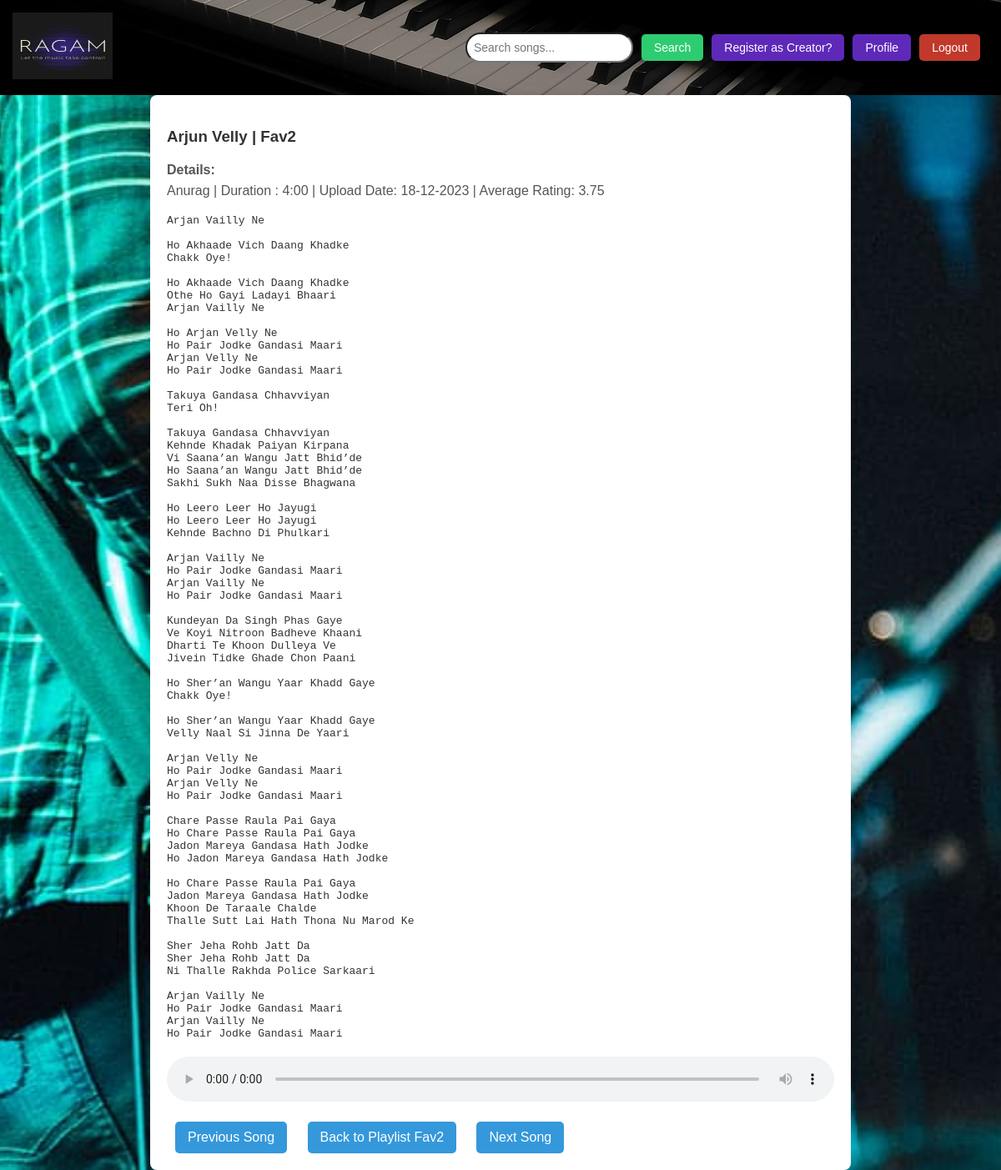
The app's page /playlistsongread/1/0 with its own data.
### models.py (models this page shows, shortened)
class Song(db.Model):
    id = db.Column(db.Integer, primary_key=True)
    title = db.Column(db.String(255), nullable=False)
    lyrics = db.Column(db.Text, nullable=True)
    duration = db.Column(db.String(20), nullable=False)
    date_created = db.Column(db.DateTime, default=db.func.current_timestamp())
    artist = db.Column(db.String(100))
    file_path = db.Column(db.String(255), nullable=False)
    playlists = relationship('Playlist', secondary='playlist_song', back_populates='songs')
    genre = db.Column(db.String(20))
    flag = db.Column(db.Boolean, default=False)  # Add this line for genre
    album_id = db.Column(db.Integer, ForeignKey('album.id'), nullable=True)  # Add this line for album
    album = relationship('Album', back_populates='songs', lazy=True)

class Playlist(db.Model):
    id = db.Column(db.Integer, primary_key=True)
    name = db.Column(db.String(100), nullable=False)
    user_id = db.Column(db.Integer, db.ForeignKey('user.id'), nullable=False)
    songs = relationship('Song', secondary='playlist_song', back_populates='playlists')

class Rating(db.Model):
    id = db.Column(db.Integer, primary_key=True)
    user_id = db.Column(db.Integer, db.ForeignKey('user.id'), nullable=False)
    song_id = db.Column(db.Integer, db.ForeignKey('song.id'), nullable=False)
    rating = db.Column(db.Integer, nullable=False)
    user = relationship('User', backref='ratings', lazy=True)
    song = relationship('Song', backref='ratings', lazy=True)

### routes.py (the view)
@app.route('/playlistsongread/<int:playlist_id>/<int:song_index>')
def playlistsongread(playlist_id, song_index):
    playlist = Playlist.query.get(playlist_id)
    if not playlist:
        flash('Playlist not found.', 'error')
        return redirect(url_for('dashboard'))
    songs = playlist.songs
    if 0 <= song_index < len(songs):
        song = songs[song_index]
        return render_template('playlistsongread.html', lyrics=song.lyrics, song=song, playlist=playlist, song_index=song_index)
    else:
        flash('Song not found in the playlist.', 'error')
        return redirect(url_for('dashboard'))

### app.py (called while the page is built)
@app.template_filter('average')
def average_filter(ratings):
    if not ratings:
        return 0
    total_ratings = sum([rating.rating for rating in ratings])
    return total_ratings / len(ratings)

### templates/playlistsongread.html (shortened to what this page needs)
{% extends 'base.html' %}
{% block content %}
    <div class="container">
        <h3>{{ song.title }} | {{ playlist.name }}</h3>
        <p>
            <strong>Details:</strong><br>
            <span>{{ song.artist }} | Duration : {{ song.duration }} | Upload Date: {{ song.date_created.strftime('%d-%m-%Y') }} | Average Rating: {% if song.ratings %}{{ song.ratings|average }}{% else %}Not Rated{% endif %}  </span>
        </p>
        <pre>{{ lyrics }}</pre>
        <div class="audio-player">
            <audio controls>
                <source src="../{{song.file_path.replace('\\', '/') }}" type="audio/mp3">
            </audio>
        </div>
        <div class="navigation-buttons">
            <a href="{{ url_for('playlistsongread', playlist_id=playlist.id, song_index=song_index - 1) }}" {% if song_index == 0 %}class="disabled"{% endif %}>Previous Song</a>
            <a href="{{ url_for('view_playlist', playlist_id=playlist.id) }}">Back to Playlist {{playlist.name}}</a>
            <a href="{{ url_for('playlistsongread', playlist_id=playlist.id, song_index=song_index + 1) }}" {% if song_index == playlist.songs|length - 1 %}class="disabled"{% endif %}>Next Song</a>
</div>
    </div>
{% endblock %}

### templates/base.html (style rules this page uses)
body { font-family: 'Segoe UI', Tahoma, Geneva, Verdana, sans-serif; margin: 0; padding: 0; background-color: #e3dac9 ; color: #333; }

### templates/playlistsongread.html (style rules this page uses)
body { font-family: Arial, sans-serif; background-image: url(/static/music-guitar-performance-electric-guitar.jpg); background-size: cover; background-position: center; background-repeat: no-repeat; text-align: center; margin: 0; padding: 0; }
.container { max-width: 800px; margin: 0 auto; padding: 20px; background-color: #fff; border-radius: 8px; box-shadow: 0 0 10px rgba(0, 0, 0, 0.1); text-align: left; }
h3 { color: #333; margin-bottom: 15px; }
p { line-height: 1.6; color: #555; margin-bottom: 15px; }
.audio-player { margin-top: 20px; }
audio { width: 100%; }
.navigation-buttons { margin-top: 20px; }
.navigation-buttons a { display: inline-block; margin: 0 10px; padding: 10px 15px; background-color: #3498db; color: #fff; text-decoration: none; border-radius: 5px; transition: background-color 0.3s ease; }
.disabled { background-color: #bdc3c7; color: #7f8c8d; cursor: not-allowed; }

### records on screen
Song: title "Arjun Velly", artist "Anurag", duration "4:00", date_created "18-12-2023", lyrics "Arjan Vailly Ne Ho Akhaade Vich Daang Khadke Chakk Oye! Ho Akhaade Vich Daang Khadke Othe Ho Gayi Ladayi Bhaari Arjan Vailly Ne Ho Arjan Velly Ne Ho Pair Jodke Gandasi Maari Arjan Velly Ne Ho Pair Jodke Gandasi Maari Takuya Gandasa Chhavviyan Teri Oh! Takuya Gandasa Chhavviyan Kehnde Khadak Paiyan Kirpana Vi Saana’an Wangu Jatt Bhid’de Ho Saana’an Wangu Jatt Bhid’de Sakhi Sukh Naa Disse Bhagwana Ho Leero Leer Ho Jayugi Ho Leero Leer Ho Jayugi Kehnde Bachno Di Phulkari Arjan Vailly Ne Ho Pair Jodke Gandasi Maari Arjan Vailly Ne Ho Pair Jodke Gandasi Maari Kundeyan Da Singh Phas Gaye Ve Koyi Nitroon Badheve Khaani Dharti Te Khoon Dulleya Ve Jivein Tidke Ghade Chon Paani Ho Sher’an Wangu Yaar…"
Playlist: name "Fav2"
Rating: ratings|average "3.75"
